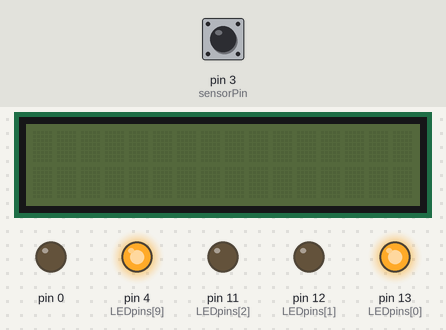
Simulated run of this sketch. Board: Arduino Uno, built with avr-gcc and run on an emulated ATmega328P. Shown: 16×2 character LCD, output pins drawn as LEDs (lit = HIGH). Wiring (inferred from the names in the program): character LCD (HD44780): RS pin 8; E pin 6; data pin 7, pin 9, pin 10, pin 5. Dashed ring = blinking. Inputs (shaded band) come from the test bench; at power-on: pin 3 (sensorPin) LOW. Pins used as bus, display or sensor lines are not drawn.

Above: at 1.2 s.
1.3 s: pin 3 (sensorPin) driven HIGH
At 2.5 s:
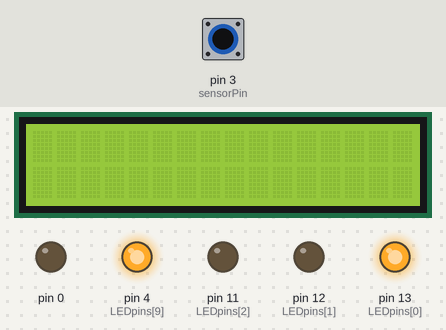
2.8 s: pin 3 (sensorPin) pulsed LOW 2 times (0.12 s each, 0.3 s apart)
At 3.1 s:
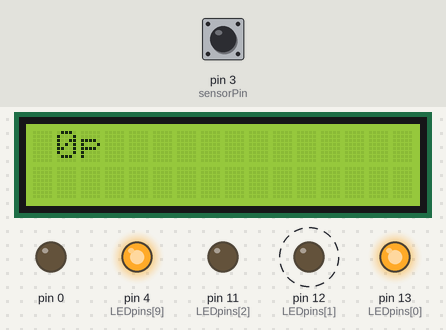
At 3.9 s:
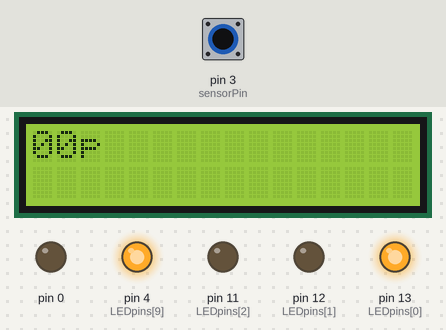
Timing chart, 0 to 5.8 s (numbered marks = the images above; inputs shaded):
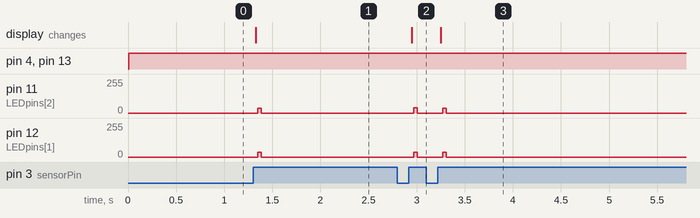

The sketch:

ABMS_Propeller_Clock_v3_3.ino
```cpp
/*
#####################################################################################
#   File:               ABMS_Propeller_Clock_v3_3.ino
#   Processor:          Arduino UNO, MEGA ou Teensy++ 2.0
#   Language:           Wiring / C /Processing /Fritzing / Arduino IDE
#
#   Objectives:         To demonstrating the Persistence Of Vision (POV) effect by creating
#                       a LED gadget showing rotative messages
#
#   Behavior:           By sinchronized rotating the LEDs will show a message
#                       using POV (shows a message and digital clock
#
#   Download:           https://github.com/Arduinobymyself/Propeller_Message_Display
#
#   Author:             Marcelo Moraes
#   Date:               02/01/17
#   place:              Brazil, Sorocaba City
#
#####################################################################################

This project contains public domain code.
The modification is allowed without notice.

*/


// defining the ASCII alphabet characters from the font.h library
#include "font.h"
//defining the time library to get hours, minutes, seconds and date
#include <Time.h>

// define the Arduino LED pins
const int LEDpins[] = {13,12,11,10,9,8,7,6,5,4}; //only 8 pins,
                                               //pins 2 and 11 is for the inner and outter ring

// Total LED's in a row
int rows= 8;

const int charHeight = 8;
const int charWidth = 5;

int povDelay = 10;    //persistence of vision need 1/10 of second
int charDelay = 170;  //delay for letters

int State = 0;
int lastState = 0;
int i;

// sensor setup
int sensorPin = 3;  // define the Arduino sensor pin
                           // the sensor is a Reed Switch with pull down resistor
                           // connected to the +5Vdc

//***************************************************
//put your message here
char textString[] = "ABMS Clock";
//***************************************************


String tmp_str;

void setup(){
  //setting time and date initial values
  setTime(01,30,00,02,02,2017);

  //reed switch sensor pin connected at pin 12 and is an input
  pinMode(sensorPin,INPUT);

  // all other pins are outputs (2,3,4,5,6,7,8,9,10,11)
  // the stick has 10 LEDs (8 for letters and 2 for the inner and outter ring)
  for (i = 0; i <= 11; i++){
    pinMode(LEDpins[i], OUTPUT);
  }
}

void loop(){
  tmp_str=Clock();
  tmp_str=tmp_str+" ";

  digitalWrite(4,HIGH);
  digitalWrite(13,HIGH);

  State = digitalRead(sensorPin); //get the sensor state
  if(State != lastState){//if sensor state changed
    if(State == HIGH){//if sensor state is high
      delayMicroseconds(povDelay); //POV delay 1/10 of second
      //printting the clock
      for (int k=0; k<tmp_str.length(); k++){
        printInvertedLetter(tmp_str.charAt(k));
      }
      //delayMicroseconds(povDelay); //POV delay 1/10 of second
      //printting the text
      for(int k=sizeof(textString)-1; k>-1; k--){
        printNormalLetter(textString[k]);
      }
    }
    lastState = State;
  }
}

//function that calculates the time to show in the display
//and mkes the number < zero adjustment
String Clock(){
  String result;
  String str1;
  String str2;
  String str3;
  if (hour() < 10)
    str1 = "0"+String(hour());
  else
    str1 = String(hour());
  if (minute() < 10)
    str2 = "0"+String(minute());
  else
    str2 = String(minute());
  if (second() < 10)
    str3 = "0"+String(second());
  else
    str3 = String(second());
    result = str1+":"+str2+":"+str3;
  return result;
}

//normal and forwards printted letters
void printNormalLetter(char ch){
  // make sure the character is within the alphabet bounds (defined by the font.h file)
  // if it's not, make it a blank character
  if (ch < 32 || ch > 126){
    ch = 32;
  }
  // subtract the space character (converts the ASCII number to the font index number)
  ch -= 32;
  // step through each byte of the character array
  for (int i=charWidth-1; i>-1; i--) {
    byte b = font[ch][i];
    // ventilator draai tegen de klok in
    for (int j=0; j<charHeight; j++) {
      digitalWrite(LEDpins[j+1], bitRead(b,j));
    }
    delayMicroseconds(charDelay);
  }
  //clear the LEDs
  for (i = 0; i < rows; i++){
    digitalWrite(LEDpins[i+1] , LOW);
  }
  // space between letters
  delayMicroseconds(charDelay);
}

//inverted (flipped) and backwards printed letters
void printInvertedLetter(char ch){
  // make sure the character is within the alphabet bounds (defined by the font.h file)
  // if it's not, make it a blank character
  if (ch < 32 || ch > 126){
    ch = 32;
  }
  // subtract the space character (converts the ASCII number to the font index number)
  ch -= 32;
  // step through each byte of the character array
  for (int i=0; i<charWidth; i++) {
    byte b = font[ch][i];
    // ventilator draai tegen de klok in
    for (int j=0; j<charHeight; j++) {
      digitalWrite(LEDpins[j+1], bitRead(b, 7-j));
    }
    delayMicroseconds(charDelay);
  }
  //clear the LEDs
  for (i = 0; i < rows; i++){
    digitalWrite(LEDpins[i+1] , LOW);
  }
  // space between letters
  delayMicroseconds(charDelay);
}
```

Source omitted: font.h (data table, 6520 bytes)

Measured:
- after the input at 1.3 s, pin 11 (LEDpins[2]), pin 12 (LEDpins[1]): 0/255 → 35/255 after 0.05 s, → 0/255 0.04 s later; the display: changes at once (image 1)
- after the input at 2.8 s, pin 11 (LEDpins[2]): 0/255 → 38/255 after 0.17 s, → 0/255 0.04 s later, → 35/255 0.26 s later, → 0/255 0.04 s later; pin 12 (LEDpins[1]): alternates 35/255 for 0.04 s and 0/255 for 0.26 s, 4 changes in all, then stays 0/255, starting after 0.17 s; the display: changes after 0.15 s (image 2)
